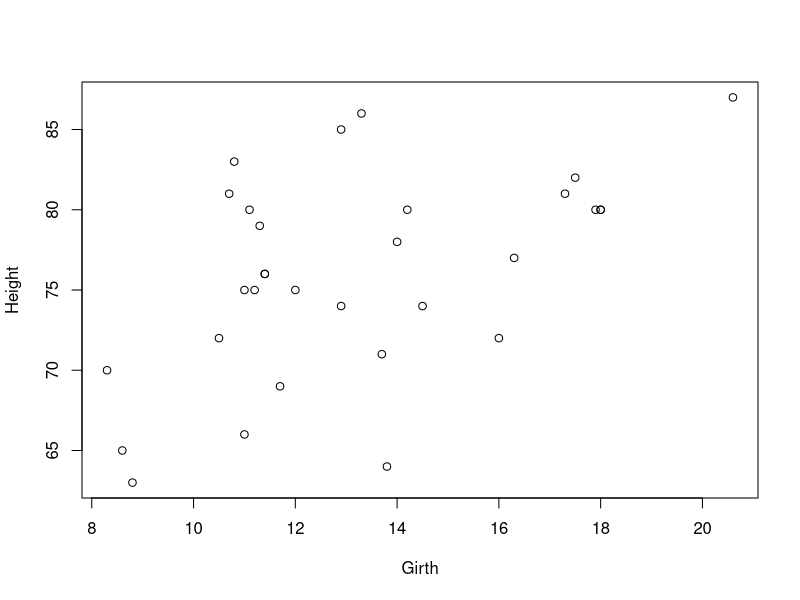
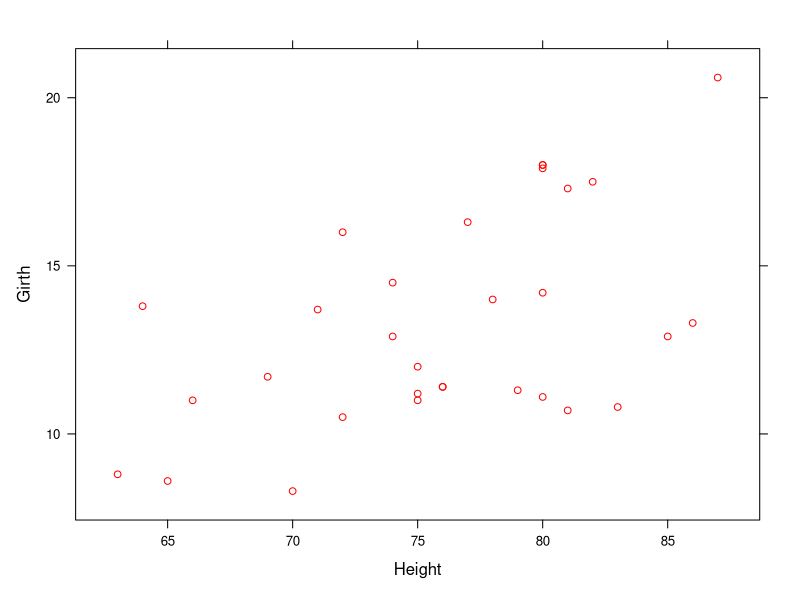
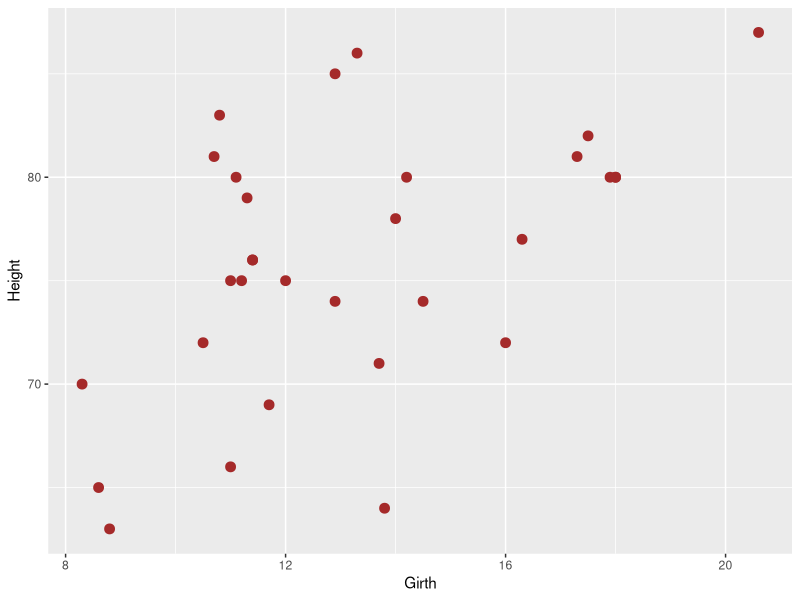

The R source for these figures, in order:
setwd("C:/Users/Nolan/Documents/USF Assignment Archive/2023 Spring/R Coding/R-Programming")

library(lattice)
library(ggplot2)
cherryTreePlot<-trees
cherryTreePlot
plot(cherryTreePlot$Girth,cherryTreePlot$Height,fill='green4',xlab = 'Girth',ylab = 'Height')
xyplot(Girth~Height,data = cherryTreePlot,col="red")
ggplot(cherryTreePlot,aes(Girth,Height))+geom_point(color = "brown",size=3)
